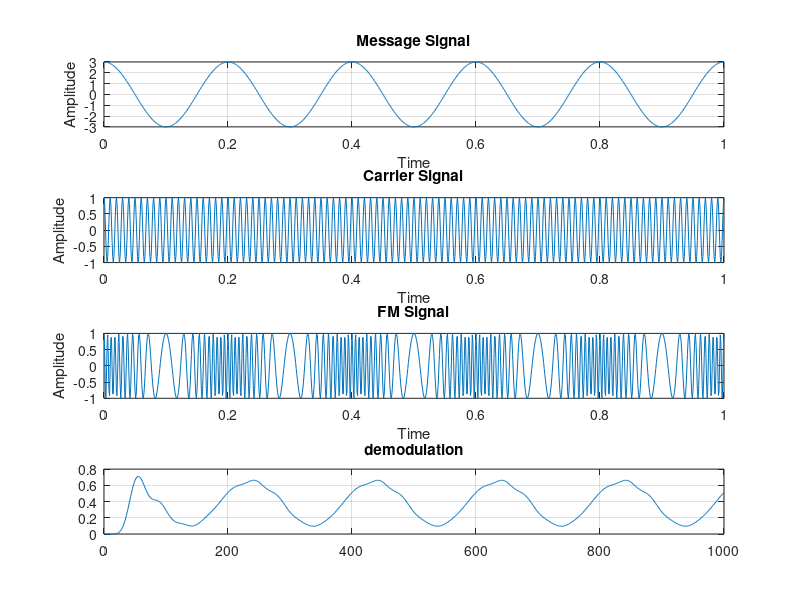

Source code (MATLAB):
fm=5;
fc=100;
kf=25
Am=3;
B=kf*Am/fm;
t=0:0.001:1;
m=3*cos(2*pi*fm*t);
subplot(4,1,1);
plot(t,m);
xlabel('Time');
ylabel('Amplitude');
title('Message Signal');
grid on;
 
c=cos(2*pi*fc*t);
subplot(4,1,2);
plot(t,c);
xlabel('Time');
ylabel('Amplitude');
title('Carrier Signal');
grid on;

y=cos(2*pi*fc*t+(B*sin(2*pi*fm*t)));
subplot(4,1,3);
plot(t,y);
xlabel('Time');
ylabel('Amplitude');
title('FM Signal');

x=diff(y);
z=abs(x);
[b,a]=butter(10,0.056);
s1=filter(b,a,z);
subplot(4,1,4);
plot(s1);
title('demodulation');
grid on
